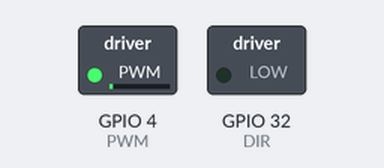
A sketch run on a simulated ESP32. On the bench: switched loads named in the sketch (green lamp = pin HIGH). What the sketch prints to the serial monitor is not drawn.

Above: at 0.05 s.
At 2.3 s:
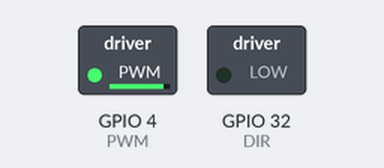
At 4.6 s:
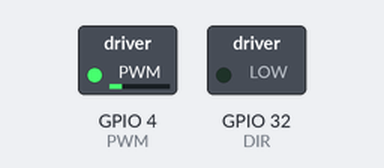
At 10.2 s:
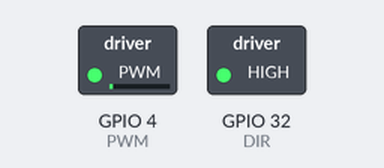
Timing chart, 0 to 13.3 s (numbered marks = the images above):
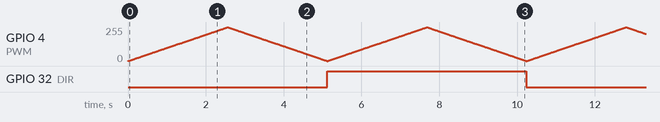

Measured:
- by itself, GPIO 32 (DIR): alternates HIGH for 5.1 s and LOW for 5.1 s

The sketch:

DCmotor_cytron.ino
```cpp
/*

  J2523髙橋湊
  DCモーター（サイトロン使用）

*/

#define PWM 4   //4番ピンをPWMに接続
#define DIR 32  //32番ピンをDIRに接続

void setup() {

  Serial.begin(9600);
  ledcAttach(PWM,5000,8);
  pinMode(DIR,OUTPUT);

}

void loop() {

  //正転増加
  for (int i = 0; i < 255; i++) {
    ledcWrite(PWM,i);
    digitalWrite(DIR,0);
    delay(10);
    Serial.println(i);
  }
  //正転減少
  for (int i = 255; i > 0; i--) {
    ledcWrite(PWM,i);
    digitalWrite(DIR,0);
    delay(10);
    Serial.println(i);
  }
  //逆転増加
  for (int i = 0; i < 255; i++) {
    ledcWrite(PWM,i);
    digitalWrite(DIR,1);
    delay(10);
    Serial.println(i);
  }
  //逆転減少
  for (int i = 255; i > 0; i--) {
    ledcWrite(PWM,i);
    digitalWrite(DIR,1);
    delay(10);
    Serial.println(i);
  }

}
```
